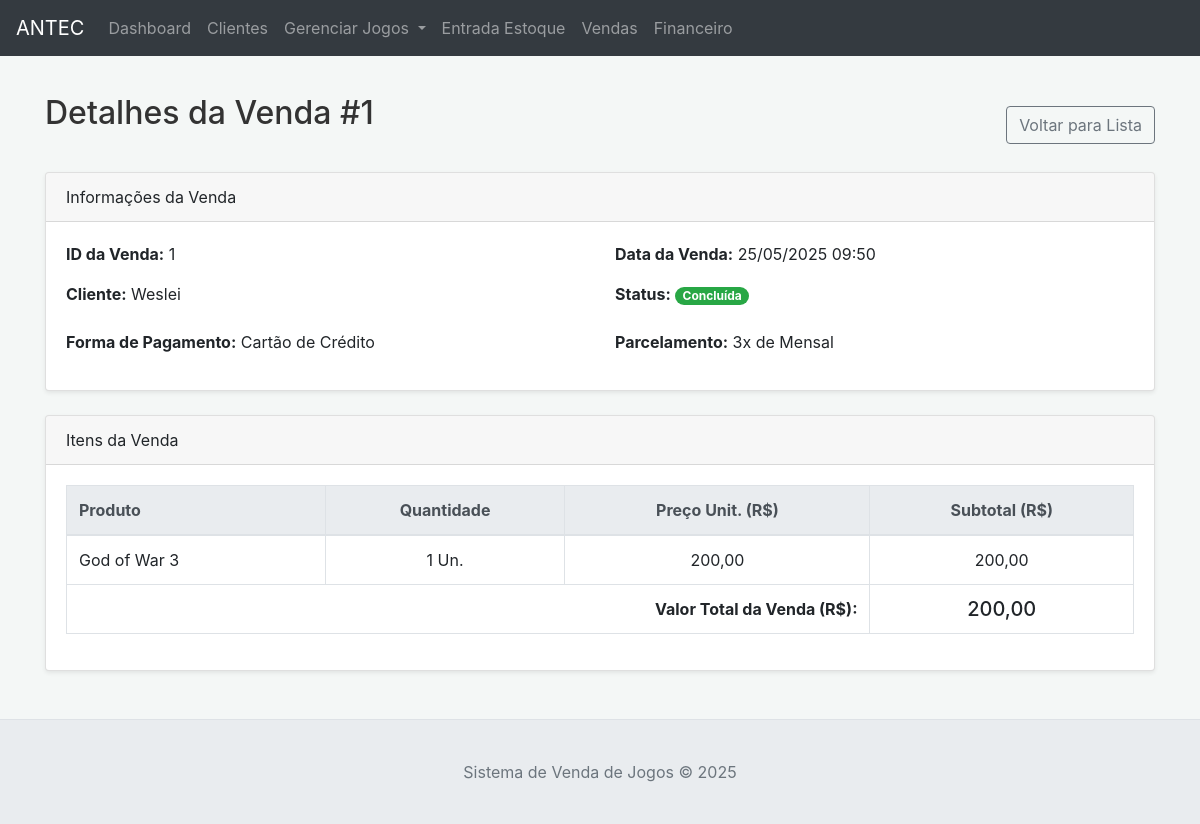
Screenshot of /venda/view/1 with the database file from the repository.
### tables this page shows
CREATE TABLE vendas (
                id INTEGER PRIMARY KEY AUTOINCREMENT,
                cliente_id INTEGER,
                data_venda DATETIME DEFAULT CURRENT_TIMESTAMP,
                valor_total REAL NOT NULL,
                status TEXT DEFAULT 'Rascunho',
                observacao TEXT,
                forma_pagamento TEXT,
                numero_parcelas INTEGER DEFAULT 1,
                periodo_pagamento_parcelas TEXT,
                FOREIGN KEY (cliente_id) REFERENCES clientes (id) ON DELETE SET NULL
            );

CREATE TABLE clientes (
                id INTEGER PRIMARY KEY AUTOINCREMENT,
                nome TEXT NOT NULL,
                email TEXT,
                telefone TEXT,
                endereco_rua TEXT,
                endereco_numero TEXT,
                endereco_bairro TEXT,
                endereco_cidade TEXT,
                endereco_uf TEXT,
                endereco_cep TEXT,
                data_cadastro DATETIME DEFAULT CURRENT_TIMESTAMP
            );

CREATE TABLE venda_itens (
                id INTEGER PRIMARY KEY AUTOINCREMENT,
                venda_id INTEGER NOT NULL,
                produto_id INTEGER NOT NULL,
                quantidade INTEGER NOT NULL,
                preco_unitario_venda REAL NOT NULL,
                subtotal REAL NOT NULL,
                FOREIGN KEY (venda_id) REFERENCES vendas (id) ON DELETE CASCADE,
                FOREIGN KEY (produto_id) REFERENCES produtos (id) ON DELETE RESTRICT
            );

CREATE TABLE produtos (
                id INTEGER PRIMARY KEY AUTOINCREMENT,
                nome TEXT NOT NULL UNIQUE,
                descricao TEXT,
                preco_venda REAL NOT NULL,
                quantidade_estoque INTEGER DEFAULT 0,
                unidade_medida TEXT,
                categoria_id INTEGER,
                data_cadastro DATETIME DEFAULT CURRENT_TIMESTAMP,
                FOREIGN KEY (categoria_id) REFERENCES categorias (id) ON DELETE SET NULL
            );

### app.py (the view)
@app.route('/venda/view/<int:venda_id>')
def view_venda_page(venda_id):
    try:
        venda = db_manager.get_venda_by_id(venda_id)
        if not venda:
            flash('Venda não encontrada.', 'danger')
            return redirect(url_for('vendas_lista_page'))
        if venda['status'] == 'Rascunho':
             flash('Este é um rascunho. Edite na lista de vendas.', 'info')
             return redirect(url_for('vendas_lista_page'))
        itens = db_manager.get_venda_itens_by_venda_id(venda_id)
    except Exception as e:
        flash(f"Erro ao carregar detalhes da venda: {e}", "danger")
        return redirect(url_for('vendas_lista_page'))
    return render_template('view_venda.html', venda=dict(venda), itens=itens)

### app.py (called while the page is built)
def format_datetime_for_display(dt_str):
    if not dt_str: return "N/A"
    try:
        if isinstance(dt_str, (datetime.datetime, datetime.date)):
            return dt_str.strftime('%d/%m/%Y %H:%M') if isinstance(dt_str, datetime.datetime) else dt_str.strftime('%d/%m/%Y')
        dt_str_cleaned = str(dt_str).replace('Z', '')
        if 'T' in dt_str_cleaned: dt_obj = datetime.datetime.fromisoformat(dt_str_cleaned); return dt_obj.strftime('%d/%m/%Y %H:%M')
        elif ' ' in dt_str_cleaned: dt_obj = datetime.datetime.strptime(dt_str_cleaned, '%Y-%m-%d %H:%M:%S'); return dt_obj.strftime('%d/%m/%Y %H:%M')
        else: dt_obj = datetime.datetime.strptime(dt_str_cleaned, '%Y-%m-%d'); return dt_obj.strftime('%d/%m/%Y')
    except (ValueError, TypeError): return str(dt_str)

@app.context_processor
def inject_now(): return {'now': datetime.datetime.now()}

### database.py (called while the page is built)
    def _get_connection(self):
        conn = sqlite3.connect(self.db_name)
        conn.row_factory = sqlite3.Row # Permite acessar colunas por nome
        return conn

    def get_venda_by_id(self, venda_id):
        query = "SELECT v.*, c.nome as cliente_nome FROM vendas v LEFT JOIN clientes c ON v.cliente_id = c.id WHERE v.id = ?"
        return self.execute_query(query, (venda_id,), fetch_one=True)

    def get_venda_itens_by_venda_id(self, venda_id):
        query = "SELECT vi.*, p.nome as produto_nome, p.unidade_medida as produto_unidade FROM venda_itens vi JOIN produtos p ON vi.produto_id = p.id WHERE vi.venda_id = ?"
        return self.execute_query(query, (venda_id,), fetch_all=True) or []

### templates/view_venda.html (shortened to what this page needs)
{% extends "base.html" %}
{% block content %}
<div class="d-flex justify-content-between align-items-center mb-3">
    <h2>Detalhes da Venda #{{ venda.id }}</h2>
    <a href="{{ url_for('vendas_lista_page') }}" class="btn btn-outline-secondary">Voltar para Lista</a>
</div>
<div class="card shadow-sm mb-4">
    <div class="card-header">
        Informações da Venda
    </div>
    <div class="card-body">
        <div class="row">
            <div class="col-md-6">
                <p><strong>ID da Venda:</strong> {{ venda.id }}</p>
                <p><strong>Cliente:</strong> {{ venda.cliente_nome or 'Consumidor Final' }}</p>
            </div>
            <div class="col-md-6">
                <p><strong>Data da Venda:</strong> {{ venda.data_venda | datetime_display }}</p>
                <p><strong>Status:</strong>
                    <span class="badge badge-pill
                        {% if venda.status == 'Concluída' %}badge-success{% elif venda.status == 'Cancelada' %}badge-danger{% else %}badge-secondary{% endif %}">
                        {{ venda.status }}
                    </span>
                </p>
            </div>
        </div>
        <div class="row mt-2">
            <div class="col-md-6"><p><strong>Forma de Pagamento:</strong> {{ venda.forma_pagamento }}</p></div>
            {% if venda.forma_pagamento == 'Cartão de Crédito' and venda.numero_parcelas > 1 %}
            <div class="col-md-6"><p><strong>Parcelamento:</strong> {{ venda.numero_parcelas }}x de {{ venda.periodo_pagamento_parcelas }}</p></div>
            {% endif %}
        </div>
    </div>
</div>
<div class="card shadow-sm">
    <div class="card-header">
        Itens da Venda
    </div>
    <div class="card-body">
        {% if itens %}
        <div class="table-responsive">
            <table class="table table-bordered">
                <thead class="thead-light">
                    <tr>
                        <th>Produto</th>
                        <th class="text-center">Quantidade</th>
                        <th class="text-center">Preço Unit. (R$)</th>
                        <th class="text-center">Subtotal (R$)</th>
                    </tr>
                </thead>
                <tbody>
                    {% for item in itens %}
                    <tr>
                        <td>{{ item.produto_nome }}</td>
                        <td class="text-center">{{ item.quantidade }} {{ item.produto_unidade or '' }}</td>
                        <td class="text-center">{{ "%.2f"|format(item.preco_unitario_venda)|replace('.', ',') }}</td>
                        <td class="text-center">{{ "%.2f"|format(item.subtotal)|replace('.', ',') }}</td>
                    </tr>
                    {% endfor %}
                </tbody>
                <tfoot>
                    <tr>
                        <th colspan="3" class="text-right">Valor Total da Venda (R$):</th>
                        <th class="text-center h5">{{ "%.2f"|format(venda.valor_total)|replace('.', ',') }}</th>
                    </tr>
                </tfoot>
            </table>
        </div>
        {% else %}
        <p class="text-muted">Nenhum item encontrado para esta venda.</p>
        {% endif %}
    </div>
</div>
{% endblock %}

### static/style.css (style rules this page uses)
html, body { height: 100%; margin: 0; }
body { display: flex; flex-direction: column; padding-top: 70px; background-color: #f4f7f6; }
.table thead th { background-color: #343a40; color: white; vertical-align: middle; }
h2 { color: #333; margin-bottom: 1.5rem; }

### rows the page displays
vendas: id "1", data_venda "25/05/2025 09:50", status "Concluída", forma_pagamento "Cartão de Crédito", numero_parcelas "3", periodo_pagamento_parcelas "Mensal", valor_total "200,00"
clientes: nome "Weslei"
venda_itens: produto_nome "God of War 3", quantidade "1", unidade_medida "Un.", preco_unitario_venda "200,00", subtotal "200,00"
